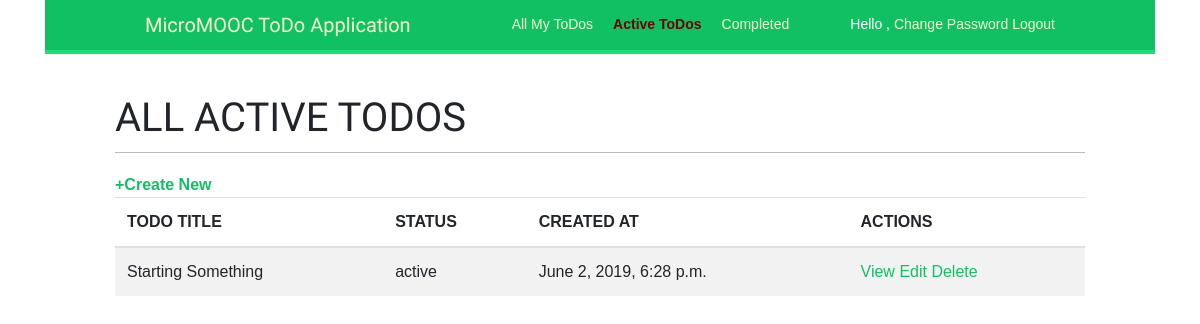
Page /active/ (signed in) on the earlier database version.
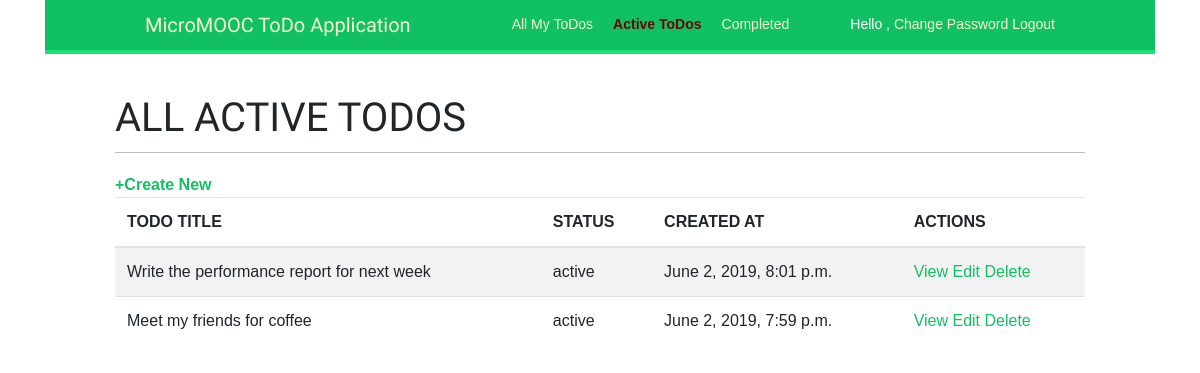
Same page on the later database version.
### todos/models.py (models this page shows, shortened)
class Todo(models.Model):
    todos = models.Manager()
    active = ActiveTodosManager()
    completed = CompletedTodosManager()
    TODO_STATUS = (
        ('active', 'Active'),
        ('completed', 'Done')
    )
    title = models.CharField(max_length=200)
    description = models.TextField(blank=True, null=True)
    creator = models.ForeignKey(
        User, on_delete=models.CASCADE, related_name='todos_creates')
    status = models.CharField(
        max_length=10, choices=TODO_STATUS, default='active')
    created_at = models.DateTimeField(auto_now_add=True)
    updated_at = models.DateField(auto_now_add=True)
    class Meta:
        ordering = ('-created_at',)

### user_account/views.py (the view)
# urls.py: path('active/', views.active_todos, name='active_todos'),
@login_required
def active_todos(request):
    active_user_todos = Todo.active.filter(creator=request.user)
    return render(request, 'account/active_todos.html', {'section': 'active', 'active_todos': active_user_todos})

### todos/models.py (called while the page is built)
    def get_queryset(self):
        return super(ActiveTodosManager, self).get_queryset().filter(status='active')

### user_account/templates/account/active_todos.html (shortened to what this page needs)
{% extends "base.html" %}
{% block content %}
<div class="container">
        <h1>ALL ACTIVE TODOS</h1><span><a href="{% url "create_todo" %}"><strong>+Create New</strong></a> </span>
            <table class="table table-hover table-striped">
                <thead>
                    <tr>
                        <th>TODO TITLE</th>
                        <th>STATUS</th>
                        <th>CREATED AT</th>
                        <th>ACTIONS</th>
                    </tr>
                </thead>
                <tbody>
                    {% for todo in active_todos %}
                    <tr>
                        <td>{{ todo.title }}</td>
                        <td>{{ todo.status }}</td>
                        <td> {{ todo.created_at }}</td>
                        <td>
                            <a href="{% url "todo_details" todo.pk %}">View</a>
                            <a href="{% url 'todo_edit' todo.pk %}">Edit</a>
                            <a href="{% url 'todo_delete' todo.pk %}">Delete</a>
                        </td>
                    </tr>
                    {% endfor %}
                </tbody>
            </table>
    </div>
{% endblock %}

Differences in the rows shown:
no longer on this page (row edited): Todo: title "Starting Something", status "active", created_at "June 2, 2019, 6:28 p.m."
added Todo: title "Write the performance report for next week", status "active", created_at "June 2, 2019, 8:01 p.m."
added Todo: title "Meet my friends for coffee", status "active", created_at "June 2, 2019, 7:59 p.m."
